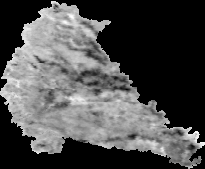
#> input picture data/lst_trend.tif, 205 x 169 px
$ python prepare_data.py
#> lines starting #> are read from the running program, lines starting #| are printed output that depends on the picture; after the words box and inside, x2 and y2 are one past the last pixel; in counts of white or black regions, pixels touching at a corner belong together; long printed decimals are rounded
"""
prepare_data.py - turns the GeoTIFF trend rasters into map-ready PNG overlays.

AI-generated code (Claude, Anthropic), disclosed per NASA Space Apps SI policy.

Needs only numpy, pillow, pandas (+ openpyxl for .xlsx). No rasterio / GDAL.
Run from the project root:   python scripts/prepare_data.py
Re-run it any time you replace the files in data/.
"""
import base64
import json
from pathlib import Path

import numpy as np
import pandas as pd
from PIL import Image

ROOT = Path(__file__).resolve().parent.parent
DATA = ROOT / "data"
SITE = ROOT / "docs"
OUT = SITE / "overlays"
OUT.mkdir(parents=True, exist_ok=True)
PUNE_CENTRE = (18.52, 73.86)  # used only to flag hotspots inside the urban area
URBAN_KM = 15
UPSCALE = 4  # nearest-neighbour upscale so the 1 km cells look crisp on the map

# colour ramps: (position 0..1, RGB)
RAMPS = {
    "lst": [(0.0, (49, 104, 176)), (0.5, (247, 247, 247)), (1.0, (200, 40, 40))],
    "ndvi": [(0.0, (140, 81, 10)), (0.5, (245, 245, 230)), (1.0, (27, 120, 55))],
}


def read_geotiff(path):
    """Read a single-band GeoTIFF with Pillow and pull bounds from its GeoTIFF tags."""
    im = Image.open(path)
    arr = np.array(im, dtype="float64")
    arr[np.abs(arr) > 1e30] = np.nan  # treat huge fill values as nodata
    px, py = im.tag_v2[33550][:2]  # ModelPixelScale
    tie = im.tag_v2[33922]  # ModelTiepoint
    west, north = tie[3], tie[4]
    h, w = arr.shape
    bounds = {"west": west, "north": north, "east": west + px * w, "south": north - py * h}
    return arr, bounds


def colorize(arr, ramp, vmin, vmax, alpha=205):
    t = np.nan_to_num(np.clip((arr - vmin) / (vmax - vmin), 0, 1), nan=0.5)
    pos = [p for p, _ in ramp]
    rgb = np.stack([np.interp(t, pos, [c[i] for _, c in ramp]) for i in range(3)], axis=-1)
    a = np.where(np.isnan(arr), 0, alpha)
    return np.dstack([rgb, a]).astype("uint8")


def save_png(rgba, name):
    img = Image.fromarray(rgba, "RGBA")
    img = img.resize((img.width * UPSCALE, img.height * UPSCALE), Image.NEAREST)
    img.save(OUT / name)


def main():
    meta = {}

    for key, fname in [("lst", "lst_trend.tif"), ("ndvi", "ndvi_trend.tif")]:
        arr, bounds = read_geotiff(DATA / fname)
#> in read_geotiff, im is the input picture: PIL image 205x169 F; 50.69% of the values are NaN or infinite; the others: min -4.64, max 0.0239, mean -1.78
#> in read_geotiff, `px, py = im.tag_v2[33550][:2]`: px = 0.00898
#> in read_geotiff, `tie = im.tag_v2[33922]`: tie = (0, 0, 0, 73.33, 19.4, 0)
#> in read_geotiff, `west, north = tie[3], tie[4]`: west = 73.33; north = 19.4
#> in read_geotiff, `bounds = {"west": west, "north": north, "east": west + px * w, "south"..`: bounds = {'west': 73.33, 'north': 19.4, 'east': 75.17, 'south': 17.89}
        lim = float(np.nanpercentile(np.abs(arr), 98))  # symmetric around 0
#> lim = 3.42
        save_png(colorize(arr, RAMPS[key], -lim, lim), f"{key}_trend.png")
#> in colorize, `t = np.nan_to_num(np.clip((arr - vmin) / (vmax - vmin), 0, 1), nan=0.5)`:
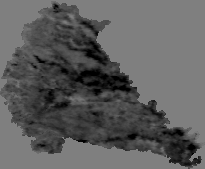
#> t: shape (169, 205) float64; min 0, max 0.503, mean 0.372
#> in colorize, `rgb = np.stack([np.interp(t, pos, [c[i] for _, c in ramp]) for i in ra..`:
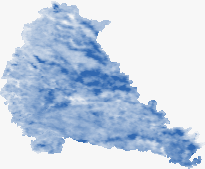
#> rgb: shape (169, 205, 3) float64; mean of channels 0, 1, 2 196.3, 210.4, 228.8; drawn as R, G, B
#> in colorize, `a = np.where(np.isnan(arr), 0, alpha)`:
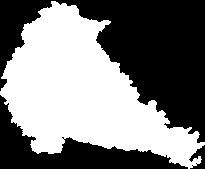
#> a: shape (169, 205) int64; values 0 (black) and 205 (white), 49.3% white; 1 white region, box (x1, y1, x2, y2) and area: (0, 1, 205, 169) 17083
#> in colorize, `return np.dstack([rgb, a]).astype("uint8")`:
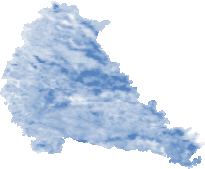
#> returned value: shape (169, 205, 4); mean of channels 0, 1, 2, 3 196.1, 210.2, 228.6, 101.1; transparent parts drawn white
        meta[key] = {
            "bounds": bounds,
            "vmin": -lim,
            "vmax": lim,
            "mean": float(np.nanmean(arr)),
            "valid_pixels": int(np.sum(~np.isnan(arr))),
        }
        meta["bounds"] = bounds
        print(f"{key}: bounds={bounds}  mean trend={meta[key]['mean']:.3f}")
#| lst: bounds={'west': 73.329, 'north': 19.404, 'east': 75.171, 'south': 17.885}  mean trend=-1.783
#> pass 2 of the loop in main, `for key, fname in [("lst", "lst_trend.tif"), ("ndvi", "ndvi_trend.tif"..`:
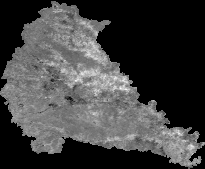
#> input picture data/ndvi_trend.tif, 205 x 169 px
#> in read_geotiff, im is the input picture: PIL image 205x169 F; 50.69% of the values are NaN or infinite; the others: min -0.0758, max 0.152, mean 0.0406
#> lim = 0.0947
#> in colorize (call 2), `rgb = np.stack([np.interp(t, pos, [c[i] for _, c in ramp]) for i in ra..`:
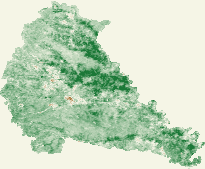
#> rgb: shape (169, 205, 3) float64; mean of channels 0, 1, 2 198.8, 218.4, 192.8; drawn as R, G, B
#> in save_png (call 2), `img = img.resize((img.width * UPSCALE, img.height * UPSCALE), Image.NE..`:
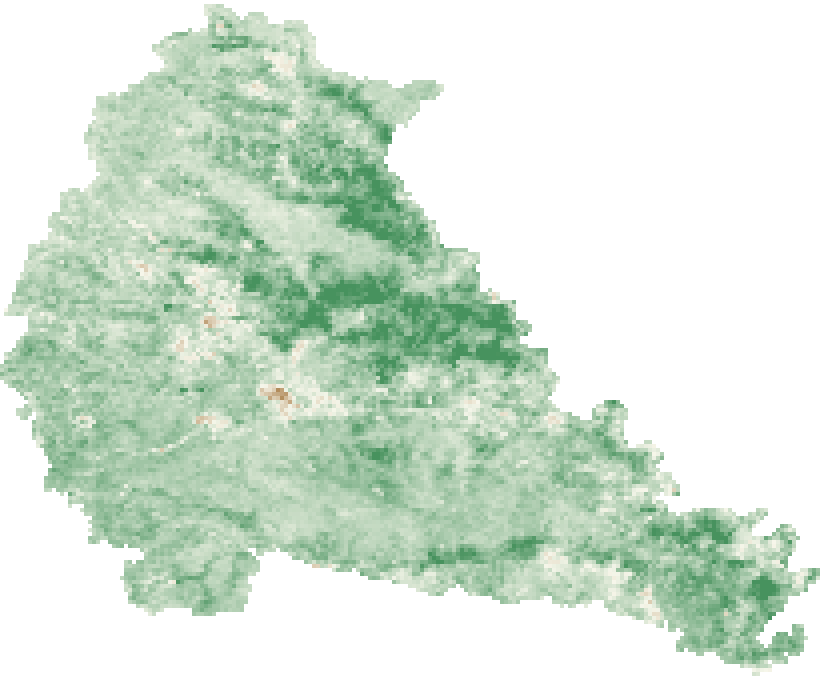
#> img: PIL image 820x676 RGBA; mean R, G, B, A 198.6, 218.2, 192.5, 101.1; transparent parts drawn white
#| ndvi: bounds={'west': 73.329, 'north': 19.404, 'east': 75.171, 'south': 17.885}  mean trend=0.041

    sig, _ = read_geotiff(DATA / "sig_mask.tif")
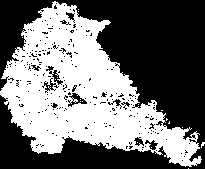
#> input picture data/sig_mask.tif, 205 x 169 px
#> in read_geotiff, im is the input picture: PIL image 205x169 L; values 0 (black) and 1 (white), 44.8% white; 18 white regions (17 under 20 px), largest, box (x1, y1, x2, y2) and area: (0, 1, 202, 167) 15469
    sig_rgba = np.zeros((*sig.shape, 4), dtype="uint8")
    sig_rgba[sig == 1] = (20, 20, 20, 110)
    save_png(sig_rgba, "sig_mask.png")
#> call 3 of save_png, with name = 'sig_mask.png'
#> in save_png (call 3), `img = Image.fromarray(rgba, "RGBA")`:
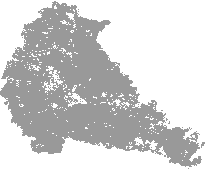
#> img: PIL image 205x169 RGBA; mean R, G, B, A 9, 9, 9, 49.2; transparent parts drawn white
#> in save_png (call 3), `img = img.resize((img.width * UPSCALE, img.height * UPSCALE), Image.NE..`:
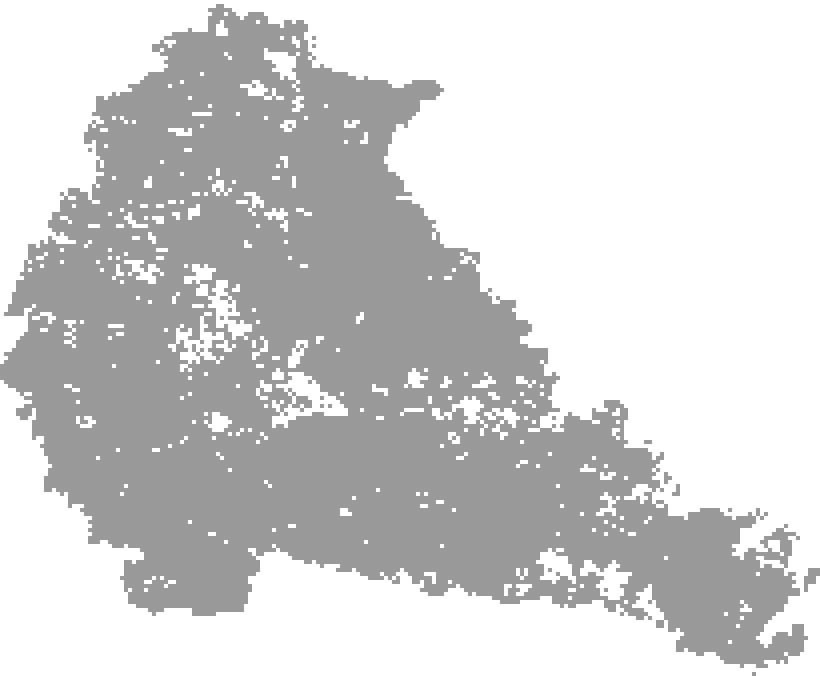
#> img: PIL image 820x676 RGBA; mean R, G, B, A 9, 9, 9, 49.2; transparent parts drawn white

    # clean the Earth Engine CSV export (drops system:index and .geo columns)
#> (the run stopped early here; a loop or call above may not have finished)
